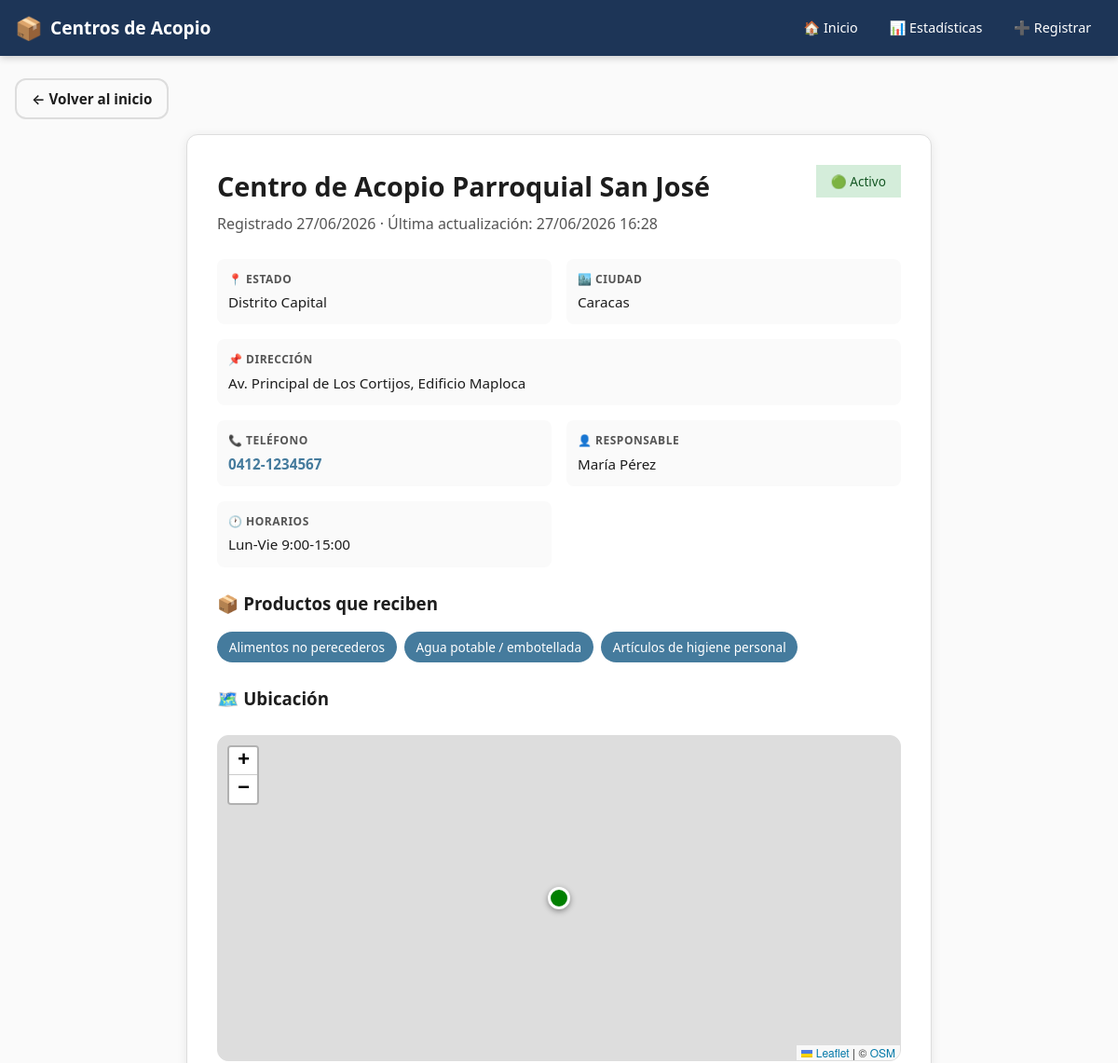
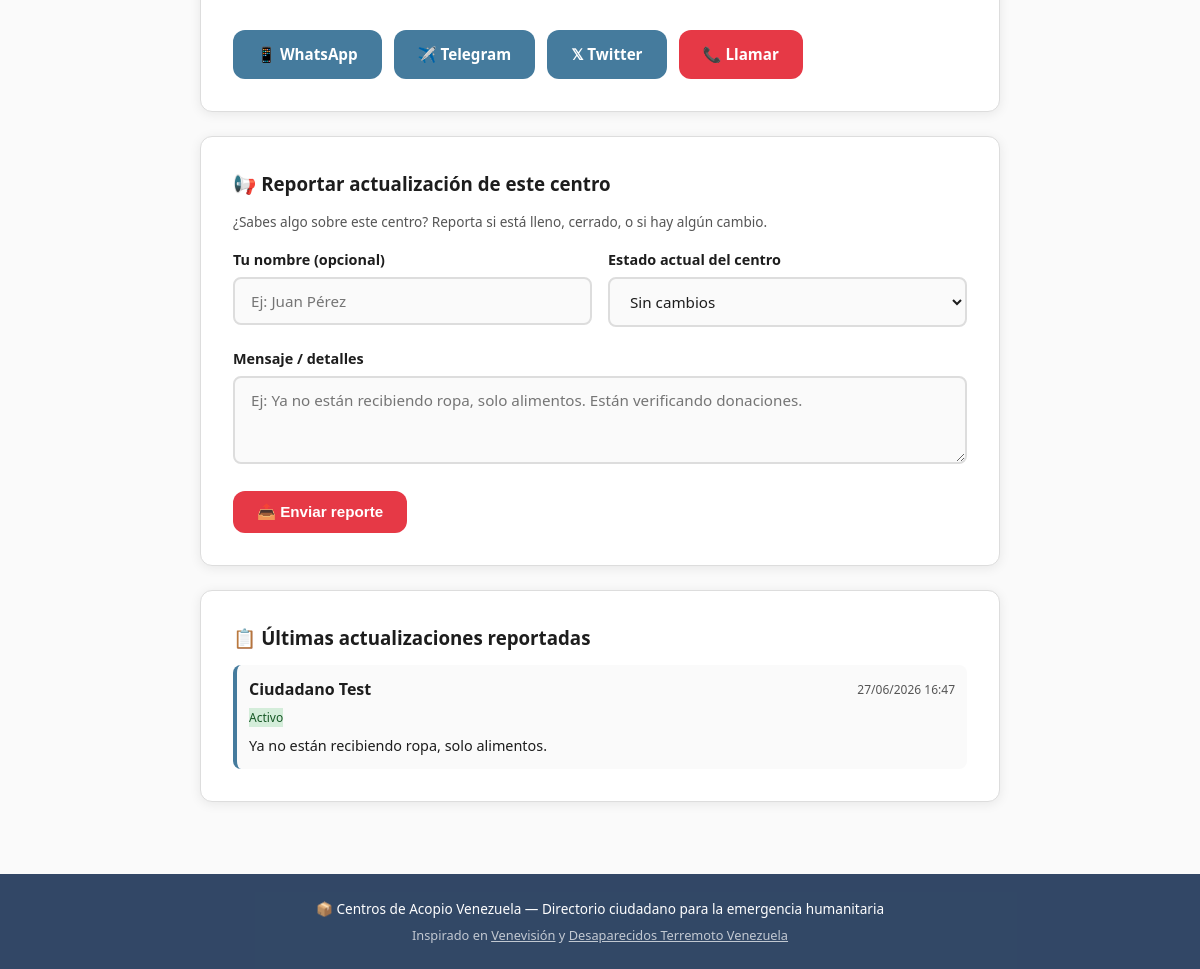
The app's page /centro/1 with its own data (2 pictures, top to bottom).
### backend/models.py (models this page shows)
class CentroAcopio(Base):
    __tablename__ = "centros_acopio"
    id = Column(Integer, primary_key=True, index=True, autoincrement=True)
    nombre = Column(String(200), nullable=False, index=True)
    estado = Column(String(50), nullable=False, index=True)
    ciudad = Column(String(100), nullable=False)
    direccion = Column(Text, nullable=False)
    telefono = Column(String(100), nullable=False)
    responsable = Column(String(200), nullable=False)
    horarios = Column(String(200), nullable=True)
    productos = Column(Text, nullable=True)  # JSON array string
    activo = Column(Boolean, default=True)
    estado_centro = Column(String(20), default="Activo")  # Activo, Pausado, Lleno, Cerrado
    email = Column(String(100), nullable=True)
    redes = Column(String(300), nullable=True)
    foto_url = Column(String(500), nullable=True)
    notas = Column(Text, nullable=True)
    latitud = Column(Float, nullable=True)
    longitud = Column(Float, nullable=True)
    fecha_registro = Column(DateTime, default=lambda: datetime.now(timezone.utc))
    ultima_actualizacion = Column(
        DateTime,
        default=lambda: datetime.now(timezone.utc),
        onupdate=lambda: datetime.now(timezone.utc),
    )

class ReporteActualizacion(Base):
    __tablename__ = "reportes_actualizacion"
    id = Column(Integer, primary_key=True, index=True, autoincrement=True)
    centro_id = Column(Integer, ForeignKey("centros_acopio.id"), nullable=False, index=True)
    nombre_reportador = Column(String(100), default="Anónimo")
    mensaje = Column(Text, nullable=True)
    nuevo_estado = Column(String(20), nullable=True)
    fecha = Column(DateTime, default=lambda: datetime.now(timezone.utc))

### backend/main.py (the view)
@app.get("/centro/{centro_id}")
def detalle_centro(request: Request, centro_id: int, db: Session = Depends(get_db)):
    centro = db.query(CentroAcopio).filter(CentroAcopio.id == centro_id).first()
    if not centro:
        raise HTTPException(status_code=404, detail="Centro no encontrado")
    reportes = db.query(ReporteActualizacion).filter(
        ReporteActualizacion.centro_id == centro_id
    ).order_by(ReporteActualizacion.fecha.desc()).all()
    return templates.TemplateResponse(
        "detalle.html",
        {
            "request": request,
            "centro": centro,
            "reportes": reportes,
            "estados": ESTADOS_VENEZUELA,
        },
    )

### templates/detalle.html (shortened to what this page needs)
{% extends "base.html" %}
{% block content %}
<section class="container">
    <div style="margin-bottom:1rem;">
        <a href="/" class="btn btn-outline" style="padding:0.5rem 1rem;">← Volver al inicio</a>
    </div>
    <div class="detalle-centro">
        <div class="detalle-header">
            <div>
                <h1>{{ centro.nombre }}</h1>
                <p style="color:var(--text-secondary);margin-top:0.3rem;">
                    Registrado {{ centro.fecha_registro.strftime('%d/%m/%Y') if centro.fecha_registro else '' }}
                    · Última actualización: {{ centro.ultima_actualizacion.strftime('%d/%m/%Y %H:%M') if centro.ultima_actualizacion else '' }}
                </p>
            </div>
            <span class="badge-estado {{ 'badge-activo' if centro.estado_centro == 'Activo' else 'badge-lleno' if centro.estado_centro == 'Lleno' else 'badge-cerrado' if centro.estado_centro == 'Cerrado' else 'badge-pausado' }}" style="position:static;font-size:0.85rem;padding:0.4rem 1rem;">
                {% if centro.estado_centro == 'Activo' %}🟢{% elif centro.estado_centro == 'Lleno' %}🟡{% elif centro.estado_centro == 'Cerrado' %}🔴{% else %}🔵{% endif %}
                {{ centro.estado_centro }}
            </span>
        </div>
        <div class="detalle-info">
            <div class="info-item">
                <div class="label">📍 Estado</div>
                <div class="value">{{ centro.estado }}</div>
            </div>
            <div class="info-item">
                <div class="label">🏙️ Ciudad</div>
                <div class="value">{{ centro.ciudad }}</div>
            </div>
            <div class="info-item" style="grid-column:1/-1;">
                <div class="label">📌 Dirección</div>
                <div class="value">{{ centro.direccion }}</div>
            </div>
            <div class="info-item">
                <div class="label">📞 Teléfono</div>
                <div class="value">
                    <a href="tel:{{ centro.telefono }}" style="color:var(--secondary);text-decoration:none;font-weight:600;">
                        {{ centro.telefono }}
                    </a>
                </div>
            </div>
            <div class="info-item">
                <div class="label">👤 Responsable</div>
                <div class="value">{{ centro.responsable }}</div>
            </div>
            {% if centro.horarios %}
            <div class="info-item">
                <div class="label">🕐 Horarios</div>
                <div class="value">{{ centro.horarios }}</div>
            </div>
            {% endif %}
        </div>
        {% set productos_list = centro.productos | from_json if centro.productos else [] %}
        {% if productos_list %}
        <h3 style="margin-top:1.5rem;margin-bottom:0.5rem;">📦 Productos que reciben</h3>
        <div class="detalle-productos">
            {% for p in productos_list %}
            <span class="tag">{{ p }}</span>
            {% endfor %}
        </div>
        {% endif %}
        {% if centro.latitud and centro.longitud %}
        <h3 style="margin-top:1.5rem;margin-bottom:0.5rem;">🗺️ Ubicación</h3>
        <div id="mapa" style="height:350px;border-radius:var(--radius);border:1px solid var(--border);"></div>
        {% endif %}
        <div style="display:flex;gap:0.75rem;margin-top:2rem;flex-wrap:wrap;">
            <a href="https://wa.me/?text=🏪%20{{ centro.nombre | urlencode }}%0A📍%20{{ centro.direccion | urlencode }}%0A📞%20{{ centro.telefono | urlencode }}%0A📦%20Centros%20de%20Acopio%20Venezuela%3A%20https://centosacopios.com/centro/{{ centro.id }}"
               target="_blank"
               class="btn btn-secondary">
                📱 WhatsApp
            </a>
            <a href="https://t.me/share/url?url=https://centosacopios.com/centro/{{ centro.id }}&text=🏪%20{{ centro.nombre | urlencode }}%20-%20{{ centro.ciudad | urlencode }}"
               target="_blank"
               class="btn btn-secondary">
                ✈️ Telegram
            </a>
            <a href="https://twitter.com/intent/tweet?text=🏪%20{{ centro.nombre | urlencode }}%20en%20{{ centro.ciudad | urlencode }}%2C%20{{ centro.estado | urlencode }}%0A📍%20{{ centro.direccion | urlencode }}%0A📞%20{{ centro.telefono | urlencode }}%0A📦%20Centros%20de%20Acopio%20Venezuela&url=https://centosacopios.com/centro/{{ centro.id }}"
               target="_blank"
               class="btn btn-secondary">
                𝕏 Twitter
            </a>
            <a href="tel:{{ centro.telefono }}" class="btn btn-primary">
                📞 Llamar
            </a>
        </div>
    </div>
    <div class="detalle-centro" style="margin-top:1.5rem;">
        <h3 style="margin-bottom:0.75rem;">📢 Reportar actualización de este centro</h3>
        <p style="font-size:0.85rem;color:var(--text-secondary);margin-bottom:1rem;">
            ¿Sabes algo sobre este centro? Reporta si está lleno, cerrado, o si hay algún cambio.
        </p>
        <form id="form-reporte" onsubmit="enviarReporte(event, {{ centro.id }})">
            <div class="form-row">
                <div class="form-group">
                    <label>Tu nombre (opcional)</label>
                    <input type="text" id="reporte-nombre" placeholder="Ej: Juan Pérez">
                </div>
                <div class="form-group">
                    <label>Estado actual del centro</label>
                    <select id="reporte-estado">
                        <option value="">Sin cambios</option>
                    </select>
                </div>
            </div>
            <div class="form-group">
                <label>Mensaje / detalles</label>
                <textarea id="reporte-mensaje" placeholder="Ej: Ya no están recibiendo ropa, solo alimentos. Están verificando donaciones." rows="3"></textarea>
            </div>
            <button type="submit" class="btn btn-primary">📤 Enviar reporte</button>
        </form>
    </div>
    {% if reportes %}
    <div class="detalle-centro" style="margin-top:1.5rem;">
        <h3 style="margin-bottom:0.75rem;">📋 Últimas actualizaciones reportadas</h3>
        <div style="display:flex;flex-direction:column;gap:0.75rem;">
            {% for r in reportes %}
            <div style="padding:0.75rem;background:var(--bg);border-radius:var(--radius-sm);border-left:4px solid var(--secondary);">
                <div style="display:flex;justify-content:space-between;align-items:center;flex-wrap:wrap;gap:0.5rem;">
                    <strong>{{ r.nombre_reportador }}</strong>
                    <span style="font-size:0.75rem;color:var(--text-secondary);">
                        {{ r.fecha.strftime('%d/%m/%Y %H:%M') if r.fecha else '' }}
                    </span>
                </div>
                {% if r.nuevo_estado %}
                <span class="badge-estado {{ 'badge-activo' if r.nuevo_estado == 'Activo' else 'badge-lleno' if r.nuevo_estado == 'Lleno' else 'badge-cerrado' if r.nuevo_estado == 'Cerrado' else 'badge-pausado' }}" style="position:static;display:inline-block;margin-top:0.3rem;font-size:0.75rem;">
                    {{ r.nuevo_estado }}
                </span>
                {% endif %}
                {% if r.mensaje %}
                <p style="margin-top:0.3rem;font-size:0.9rem;">{{ r.mensaje }}</p>
                {% endif %}
            </div>
            {% endfor %}
        </div>
    </div>
    {% endif %}
</section>
{% endblock %}

### templates/base.html (shortened to what this page needs)
<!DOCTYPE html>
<html lang="es">
<head>
    <link rel="stylesheet" href="https://unpkg.com/leaflet@1.9.4/dist/leaflet.css" />
    <link rel="stylesheet" href="/static/css/styles.css">
</head>
<body>
    <nav class="navbar">
        <div class="navbar-inner">
            <a href="/" class="navbar-brand">
                <span class="emoji">📦</span>
                <span>Centros de Acopio</span>
            </a>
            <div class="navbar-links">
                <a href="/" class="{% if request.url.path == '/' %}active{% endif %}">🏠 Inicio</a>
                <a href="/estadisticas" class="{% if request.url.path == '/estadisticas' %}active{% endif %}">📊 Estadísticas</a>
                <a href="/registrar" class="{% if request.url.path == '/registrar' %}active{% endif %}">➕ Registrar</a>
            </div>
        </div>
    </nav>
    <main>
        {% block content %}{% endblock %}
    </main>
    <footer class="footer">
        <p>📦 Centros de Acopio Venezuela — Directorio ciudadano para la emergencia humanitaria</p>
        <p style="margin-top:0.3rem;font-size:0.8rem;opacity:0.7;">
            Inspirado en <a href="https://ayudavenezuela.venevision.com/" target="_blank" style="color:inherit;text-decoration:underline;">Venevisión</a>
            y <a href="https://desaparecidosterremotovenezuela.com/" target="_blank" style="color:inherit;text-decoration:underline;">Desaparecidos Terremoto Venezuela</a>
        </p>
    </footer>
</body>
</html>

### static/css/styles.css (style rules this page uses)
:root { --primary: #e63946; --primary-dark: #c1121f; --secondary: #457b9d; --accent: #f4a261; --success: #2a9d8f; --warning: #e9c46a; --danger: #e63946; --bg: #fafafa; --bg-card: #ffffff; --bg-nav: #1d3557; --text: #1d1d1d; --text-secondary: #555; --text-nav: #ffffff; --border: #ddd; --shadow: 0 2px 12px rgba(0,0,0,0.08); --radius: 12px; --radius-sm: 8px; --max-width: 1200px; --font: 'Segoe UI', system-ui, -apple-system, sans-serif; --transition: 0.2s ease; }
*, *::before, *::after { margin: 0; padding: 0; box-sizing: border-box; }
html { scroll-behavior: smooth; }
body { font-family: var(--font); background: var(--bg); color: var(--text); line-height: 1.6; min-height: 100vh; }
.navbar { background: var(--bg-nav); color: var(--text-nav); padding: 0 1rem; position: sticky; top: 0; z-index: 1000; box-shadow: 0 2px 8px rgba(0,0,0,0.2); }
.navbar-inner { max-width: var(--max-width); margin: 0 auto; display: flex; align-items: center; justify-content: space-between; height: 60px; }
.navbar-brand { display: flex; align-items: center; gap: 0.5rem; font-size: 1.2rem; font-weight: 700; color: var(--text-nav); text-decoration: none; }
.navbar-brand .emoji { font-size: 1.5rem; }
.navbar-links { display: flex; gap: 0.5rem; align-items: center; }
.navbar-links a { color: var(--text-nav); text-decoration: none; padding: 0.5rem 0.8rem; border-radius: var(--radius-sm); font-size: 0.9rem; font-weight: 500; transition: background var(--transition); }
.container { max-width: var(--max-width); margin: 0 auto; padding: 1.5rem 1rem; }
.badge-activo { background: #d4edda; color: #155724; }
.btn { display: inline-flex; align-items: center; gap: 0.4rem; padding: 0.75rem 1.5rem; border: none; border-radius: var(--radius); font-size: 0.95rem; font-weight: 600; cursor: pointer; text-decoration: none; transition: all var(--transition); }
.btn-primary { background: var(--primary); color: white; }
.btn-secondary { background: var(--secondary); color: white; }
.btn-outline { background: transparent; color: var(--text); border: 2px solid var(--border); }
.form-group { margin-bottom: 1.25rem; }
.form-group label { display: block; margin-bottom: 0.35rem; font-weight: 600; font-size: 0.9rem; color: var(--text); }
.form-group input, .form-group select, .form-group textarea { width: 100%; padding: 0.75rem 1rem; border: 2px solid var(--border); border-radius: var(--radius-sm); background: var(--bg); color: var(--text); font-size: 0.95rem; font-family: var(--font); transition: border var(--transition); }
.form-group textarea { min-height: 80px; resize: vertical; }
.form-row { display: grid; grid-template-columns: 1fr 1fr; gap: 1rem; }
.detalle-centro { background: var(--bg-card); border: 1px solid var(--border); border-radius: var(--radius); padding: 2rem; max-width: 800px; margin: 0 auto; box-shadow: var(--shadow); }
.detalle-header { display: flex; justify-content: space-between; align-items: flex-start; margin-bottom: 1.5rem; flex-wrap: wrap; gap: 1rem; }
.detalle-header h1 { font-size: 1.8rem; flex: 1; }
.detalle-info { display: grid; grid-template-columns: 1fr 1fr; gap: 1rem; }
.detalle-info .info-item { padding: 0.75rem; background: var(--bg); border-radius: var(--radius-sm); }
.detalle-info .info-item .label { font-size: 0.75rem; font-weight: 600; text-transform: uppercase; letter-spacing: 0.5px; color: var(--text-secondary); margin-bottom: 0.2rem; }
.detalle-info .info-item .value { font-size: 0.95rem; color: var(--text); }
.detalle-productos { display: flex; flex-wrap: wrap; gap: 0.5rem; margin-top: 1rem; }
.detalle-productos .tag { background: var(--secondary); color: white; padding: 0.35rem 0.8rem; border-radius: 20px; font-size: 0.85rem; }
#mapa { height: 400px; border-radius: var(--radius); border: 1px solid var(--border); margin-top: 1.5rem; z-index: 1; }
.footer { background: var(--bg-nav); color: var(--text-nav); text-align: center; padding: 1.5rem; margin-top: 3rem; font-size: 0.85rem; opacity: 0.9; }

### records on screen
CentroAcopio: nombre "Centro de Acopio Parroquial San José", fecha_registro "27/06/2026", ultima_actualizacion "27/06/2026 16:28", estado_centro "Activo", estado "Distrito Capital", ciudad "Caracas", direccion "Av. Principal de Los Cortijos, Edificio Maploca", telefono "0412-1234567", responsable "María Pérez", horarios "Lun-Vie 9:00-15:00"
ReporteActualizacion: nombre_reportador "Ciudadano Test", fecha "27/06/2026 16:47", nuevo_estado "Activo", mensaje "Ya no están recibiendo ropa, solo alimentos."

### other values on screen
{{ p }} "Alimentos no perecederos" "Agua potable / embotellada" "Artículos de higiene personal"
